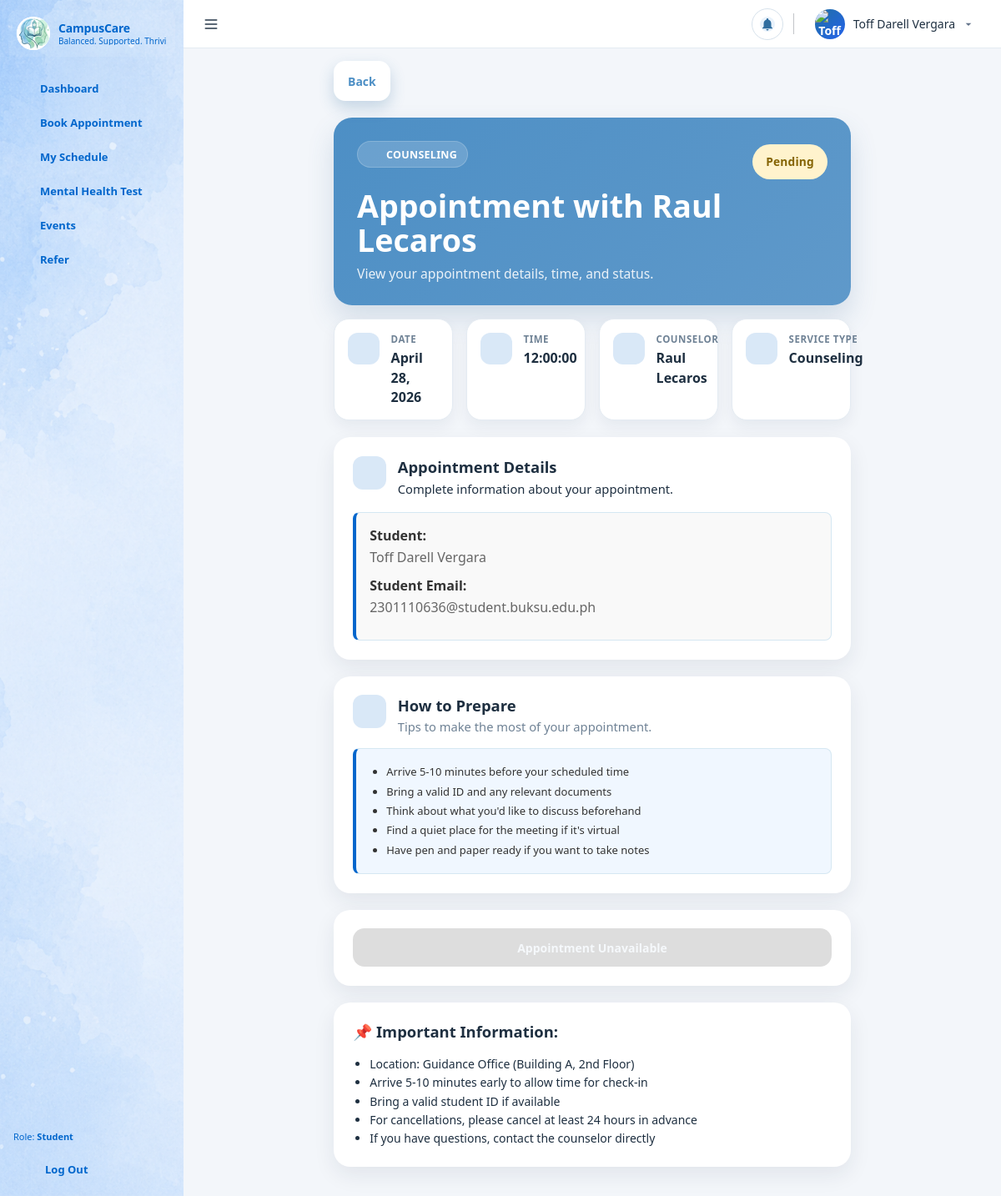
Screenshot of /php-frontend/pages/appointments/appointment_detail.php?id=13 (signed in) with the database file from the repository.
### tables this page shows
CREATE TABLE `appointments` (
  `id` int(10) UNSIGNED NOT NULL,
  `student_user_id` int(10) UNSIGNED NOT NULL,
  `counselor_user_id` int(10) UNSIGNED DEFAULT NULL,
  `service_id` smallint(5) UNSIGNED NOT NULL,
  `appointment_date` date NOT NULL,
  `appointment_time` time NOT NULL,
  `status_id` tinyint(3) UNSIGNED NOT NULL,
  `approved_by_user_id` int(11) DEFAULT NULL,
  `approved_at` datetime DEFAULT NULL,
  `notes` text DEFAULT NULL,
  `created_at` datetime NOT NULL DEFAULT current_timestamp(),
  `updated_at` datetime NOT NULL DEFAULT current_timestamp() ON UPDATE current_timestamp()
);

CREATE TABLE `users` (
  `id` int(10) UNSIGNED NOT NULL,
  `full_name` varchar(120) NOT NULL,
  `student_id` varchar(100) DEFAULT NULL COMMENT 'Institution-assigned ID (unique)',
  `student_number` varchar(50) DEFAULT NULL COMMENT 'Legacy field, deprecated in favor of student_id',
  `email` varchar(150) NOT NULL,
  `avatar_path` varchar(255) DEFAULT NULL,
  `college` varchar(150) DEFAULT NULL,
  `program` varchar(150) DEFAULT NULL,
  `password_hash` varchar(255) NOT NULL,
  `role_id` tinyint(3) UNSIGNED NOT NULL,
  `account_status_id` tinyint(3) UNSIGNED NOT NULL,
  `last_login_at` timestamp NULL,
  `last_login_ip` varchar(45) DEFAULT NULL,
  `login_attempt_count` int DEFAULT 0,
  `locked_until` timestamp NULL,
  `created_at` datetime NOT NULL DEFAULT current_timestamp(),
  `updated_at` datetime NOT NULL DEFAULT current_timestamp() ON UPDATE current_timestamp()
);

### php-frontend/includes/auth.php (called while the page is built, shortened)
<?php
function normalizeRole($role) {
    return $role;
}
?>

### php-frontend/pages/appointments/appointment_detail.php (the view, shortened to what this page needs)
<?php
require_once __DIR__ . "/../../includes/auth.php";
require_once __DIR__ . "/../../includes/db.php";
$userId = intval($_SESSION["user_id"] ?? 0);
$appointmentId = isset($_GET["id"]) ? intval($_GET["id"]) : 0;
$appointmentColumns = [];
$appointmentColsRes = $conn->query("SHOW COLUMNS FROM appointments");
if ($appointmentColsRes) {
    while ($col = $appointmentColsRes->fetch_assoc()) {
        $appointmentColumns[$col["Field"]] = true;
    }
}
$studentFkColumn = isset($appointmentColumns["student_user_id"]) ? "student_user_id"
    : (isset($appointmentColumns["user_id"]) ? "user_id" : null);
$counselorFkColumn = isset($appointmentColumns["counselor_user_id"]) ? "counselor_user_id" : null;
$hasLegacyCounselorName = isset($appointmentColumns["counselor"]);
$studentJoinCondition = $studentFkColumn !== null ? "a.`{$studentFkColumn}` = u.id" : "1 = 0";
$studentIdSelect = $studentFkColumn !== null
    ? "a.`{$studentFkColumn}` AS appointment_student_id"
    : "NULL AS appointment_student_id";
$counselorNameSelect = $counselorFkColumn !== null
    ? "c.full_name AS counselor_name_db"
    : ($hasLegacyCounselorName ? "a.counselor AS counselor_name_db" : "NULL AS counselor_name_db");
$counselorJoinSql = $counselorFkColumn !== null
    ? "LEFT JOIN users c ON a.`{$counselorFkColumn}` = c.id"
    : "";
$appointmentQuery = "
    SELECT a.*, {$studentIdSelect}, {$counselorNameSelect}, u.full_name AS student_name, u.email AS student_email, u.id AS student_id
    FROM appointments a
    LEFT JOIN users u ON {$studentJoinCondition}
    {$counselorJoinSql}
    WHERE a.id = ?
";
$appointmentStmt = $conn->prepare($appointmentQuery);
$appointmentStmt->bind_param("i", $appointmentId);
$appointmentStmt->execute();
$appointment = $appointmentStmt->get_result()->fetch_assoc();
$appointmentStudentId = intval($appointment["appointment_student_id"] ?? ($appointment["user_id"] ?? ($appointment["student_user_id"] ?? 0)));
$appointmentCounselorName = trim((string) ($appointment["counselor_name_db"] ?? ($appointment["counselor"] ?? "")));
$appointmentDate = new DateTime($appointment["appointment_date"]);
$dateStr = $appointmentDate->format("F j, Y");
$timeStr = $appointment["appointment_time"] ?? "Not specified";
$service = htmlspecialchars($appointment["service"] ?? "Counseling");
$counselor = htmlspecialchars($appointmentCounselorName !== "" ? $appointmentCounselorName : "Not assigned");
$status = htmlspecialchars($appointment["status"] ?? "Pending");
$currentTime = time();
$appointmentDateTime = strtotime($appointment["appointment_date"] . " " . $appointment["appointment_time"]);
$hasAppointmentPassed = $currentTime > $appointmentDateTime;
function getStatusBadgeClass($status) {
    $classes = [
        "Pending" => "status-pending",
        "Approved" => "status-approved",
        "Cancelled" => "status-cancelled",
        "Rejected" => "status-cancelled",
        "Completed" => "status-completed",
    ];
    return $classes[$status] ?? "status-pending";
}
require_once __DIR__ . "/../../includes/header.php";
require_once __DIR__ . "/../../includes/sidebar.php";
?>
<main class="main">
    <div class="topbar">
        <button class="menu-toggle" type="button" aria-label="Sidebar">
            <span class="menu-lines"></span>
        </button>
        <?php require_once __DIR__ . "/../../includes/topbar_user_dropdown.php"; ?>
    </div>
    <div class="content appointment-detail-root">
        <div class="event-detail-page">
            <?php
                $defaultBack = ($role === 'Counselor' || $role === 'Administrator')
                    ? '/campuscare-api/php-frontend/pages/appointments/schedule.php'
                    : '/campuscare-api/php-frontend/pages/appointments/book_appointment.php';
                $backUrl = $defaultBack;
                if (!empty($_GET['return_to'])) {
                    $backUrl = $_GET['return_to'];
                } elseif (!empty($_SERVER['HTTP_REFERER']) && strpos($_SERVER['HTTP_REFERER'], '/campuscare-api/') !== false) {
                    $backUrl = $_SERVER['HTTP_REFERER'];
                }
            ?>
            <a href="<?php echo htmlspecialchars($backUrl); ?>" class="btn btn-outline event-back-link">
                Back
            </a>
            <header class="event-detail-header">
                <div class="event-detail-header-main">
                    <div class="event-detail-kicker">
                        <span class="event-detail-kicker-icon"><?php echo sidebarIconSvg("calendar"); ?></span>
                        <span><?php echo $service; ?></span>
                    </div>
                    <h1 class="event-detail-title">Appointment with <?php echo $counselor; ?></h1>
                    <p class="event-detail-subtitle">View your appointment details, time, and status.</p>
                </div>
                <div class="event-detail-status">
                    <span class="status-badge <?php echo getStatusBadgeClass($status); ?>">
                        <?php echo $status; ?>
                    </span>
                </div>
            </header>
            <section class="event-detail-meta-grid">
                <div class="event-meta-card">
                    <span class="event-meta-icon"><?php echo sidebarIconSvg("calendar"); ?></span>
                    <div>
                        <span class="event-meta-label">Date</span>
                        <span class="event-meta-value"><?php echo htmlspecialchars($dateStr); ?></span>
                    </div>
                </div>
                <div class="event-meta-card">
                    <span class="event-meta-icon"><?php echo sidebarIconSvg("clock"); ?></span>
                    <div>
                        <span class="event-meta-label">Time</span>
                        <span class="event-meta-value"><?php echo htmlspecialchars($timeStr); ?></span>
                    </div>
                </div>
                <div class="event-meta-card">
                    <span class="event-meta-icon"><?php echo sidebarIconSvg("user"); ?></span>
                    <div>
                        <span class="event-meta-label">Counselor</span>
                        <span class="event-meta-value"><?php echo $counselor; ?></span>
                    </div>
                </div>
                <div class="event-meta-card">
                    <span class="event-meta-icon"><?php echo sidebarIconSvg("briefcase"); ?></span>
                    <div>
                        <span class="event-meta-label">Service Type</span>
                        <span class="event-meta-value"><?php echo $service; ?></span>
                    </div>
                </div>
            </section>
            <section class="event-detail-description">
                <div class="section-heading">
                    <span class="section-heading-icon"><?php echo sidebarIconSvg("message"); ?></span>
                    <div>
                        <h2>Appointment Details</h2>
                        <p class="section-heading-subtext">Complete information about your appointment.</p>
                    </div>
                </div>
                <div class="appointment-info-card">
                    <div class="appointment-info-row">
                        <strong class="appointment-info-label">Student:</strong>
                        <span class="appointment-info-value"><?php echo htmlspecialchars($appointment["student_name"]); ?></span>
                    </div>
                    <div class="appointment-info-row">
                        <strong class="appointment-info-label">Student Email:</strong>
                        <span class="appointment-info-value"><?php echo htmlspecialchars($appointment["student_email"]); ?></span>
                    </div>
                </div>
            </section>
            <?php if ($role === "Student" && $userId === $appointmentStudentId): ?>
            <section class="appointment-section">
                <div class="section-heading">
                    <span class="section-heading-icon"><?php echo sidebarIconSvg("clipboard"); ?></span>
                    <div>
                        <h2>How to Prepare</h2>
                        <p class="section-heading-subtext">Tips to make the most of your appointment.</p>
                    </div>
                </div>
                <div class="appointment-prep-card">
                    <ul class="appointment-prep-list">
                        <li>Arrive 5-10 minutes before your scheduled time</li>
                        <li>Bring a valid ID and any relevant documents</li>
                        <li>Think about what you'd like to discuss beforehand</li>
                        <li>Find a quiet place for the meeting if it's virtual</li>
                        <li>Have pen and paper ready if you want to take notes</li>
                    </ul>
                </div>
            </section>
            <?php endif; ?>
            <section class="event-detail-actions appointment-section">
                <?php if ($role === "Student" && $userId === $appointmentStudentId): ?>
                    <?php if (!$hasAppointmentPassed && $status !== "Cancelled"): ?>
                        <form method="POST" class="appointment-inline-form">
                            <input type="hidden" name="action" value="cancel">
                            <button type="submit" class="btn btn-outline btn-large" onclick="return confirm('Are you sure you want to cancel this appointment?');">
                                <?php echo sidebarIconSvg("x"); ?>
                                Cancel Appointment
                            </button>
                        </form>
                        <a href="/campuscare-api/php-frontend/pages/appointments/book_appointment.php" class="btn btn-primary btn-large">
                            <?php echo sidebarIconSvg("calendar"); ?>
                            Reschedule Appointment
                        </a>
                    <?php elseif ($status === "Cancelled" || $hasAppointmentPassed): ?>
                        <button class="btn btn-disabled btn-large" disabled>
                            Appointment Unavailable
                        </button>
                    <?php endif; ?>
                <?php endif; ?>
            </section>
            <section class="appointment-important-card appointment-section">
                <h3 class="appointment-important-title">📌 Important Information:</h3>
                <ul class="appointment-important-list">
                    <?php if ($role === "Student"): ?>
                        <li>Location: Guidance Office (Building A, 2nd Floor)</li>
                        <li>Arrive 5-10 minutes early to allow time for check-in</li>
                        <li>Bring a valid student ID if available</li>
                        <li>For cancellations, please cancel at least 24 hours in advance</li>
                        <li>If you have questions, contact the counselor directly</li>
                    <?php endif; ?>
                </ul>
            </section>
        </div>
    </div>
</main>

### php-frontend/css/event_detail.css (style rules this page uses)
.event-detail-page { max-width: 1200px; margin: 0 auto; padding: 0em 5rem; }
.event-back-link { display: inline-flex; align-items: center; gap: 0.55rem; margin-bottom: 1.25rem; padding-inline: 1rem; padding-block: 0.8rem; }
.event-detail-header { background: linear-gradient(135deg, var(--primary) 0%, #5f99ca 100%); color: white; padding: 1.75rem 1.75rem 1.6rem; border-radius: 22px; margin-bottom: 1rem; box-shadow: 0 16px 32px rgba(61, 108, 150, 0.18); display: flex; justify-content: space-between; align-items: flex-start; gap: 1.25rem; }
.event-detail-header-main { max-width: 760px; }
.event-detail-kicker { display: inline-flex; align-items: center; gap: 0.5rem; background: rgba(255, 255, 255, 0.16); border: 1px solid rgba(255, 255, 255, 0.18); border-radius: 999px; padding: 0.4rem 0.75rem; font-size: 0.78rem; font-weight: 700; letter-spacing: 0.3px; text-transform: uppercase; }
.event-detail-kicker-icon, .event-detail-status .status-badge svg { display: inline-flex; width: 14px; height: 14px; flex-shrink: 0; }
.event-detail-title { font-size: 2.35rem; line-height: 1.1; font-weight: 800; margin: 0.8rem 0 0.55rem; color: white; }
.event-detail-subtitle { margin: 0; max-width: 680px; color: rgba(255, 255, 255, 0.88); font-size: 0.98rem; line-height: 1.5; }
.event-detail-meta-grid { display: grid; grid-template-columns: repeat(4, minmax(0, 1fr)); gap: 1rem; margin-bottom: 1.25rem; }
.event-meta-card { background: var(--card-bg); border: 1px solid var(--border); border-radius: 18px; padding: 1rem 1rem 0.95rem; display: flex; align-items: flex-start; gap: 0.85rem; box-shadow: 0 8px 18px rgba(20, 40, 60, 0.06); }
.event-meta-icon { width: 38px; height: 38px; border-radius: 12px; background: var(--primary-soft); color: var(--primary); display: flex; align-items: center; justify-content: center; flex-shrink: 0; }
.event-meta-label { display: block; font-size: 0.72rem; font-weight: 700; letter-spacing: 0.5px; text-transform: uppercase; color: var(--text-muted); margin-bottom: 0.25rem; }
.event-meta-value { display: block; color: var(--text-main); font-weight: 600; line-height: 1.45; }
.event-detail-status { margin-top: 0.25rem; flex-shrink: 0; }
.status-badge { display: inline-flex; align-items: center; gap: 0.45rem; padding: 0.7rem 1rem; border-radius: 9999px; font-size: 0.86rem; font-weight: 700; letter-spacing: 0.2px; white-space: nowrap; }
.event-detail-description { background: white; padding: 1.4rem 1.45rem; border-radius: 20px; box-shadow: 0 10px 26px rgba(20, 40, 60, 0.08); margin-bottom: 1rem; }
.event-detail-description h2 { font-size: 1.15rem; font-weight: 600; margin-bottom: 0; color: var(--text-main); }
.section-heading { display: flex; align-items: flex-start; gap: 0.85rem; margin-bottom: 1rem; }
.section-heading-icon { width: 40px; height: 40px; border-radius: 12px; background: var(--primary-soft); color: var(--primary); display: inline-flex; align-items: center; justify-content: center; flex-shrink: 0; }
.section-heading-subtext { margin: 0.2rem 0 0; color: var(--text-muted); font-size: 0.92rem; }
.event-detail-description p { color: var(--text-main); line-height: 1.6; }
.event-detail-actions { margin: 1.25rem 0px; display: grid; grid-template-columns: repeat(auto-fit, minmax(220px, 1fr)); gap: 0.85rem; }
.event-detail-actions button { width: 100%; padding: 0.85rem 1rem; border-radius: 14px; font-weight: 600; transition: all 0.2s; cursor: pointer; font-size: 0.875rem; display: inline-flex; align-items: center; justify-content: center; gap: 0.55rem; }

### rows the page displays
appointments: users.full_name "Raul Lecaros", appointment_date "April 28, 2026", appointment_time "12:00:00", users.full_name "Toff Darell Vergara", users.email "2301110636@student.buksu.edu.ph"

### other values shown
$title "Dashboard"
$title "Book Appointment"
$title "My Schedule"
$title "Mental Health Test"
$title "Events"
$title "Refer"
$role "Student"
$topbarFullName !== "" ? $topbarFullName : "User" "Toff Darell Vergara"
$service "COUNSELING"
$status "Pending"
$service "Counseling"
